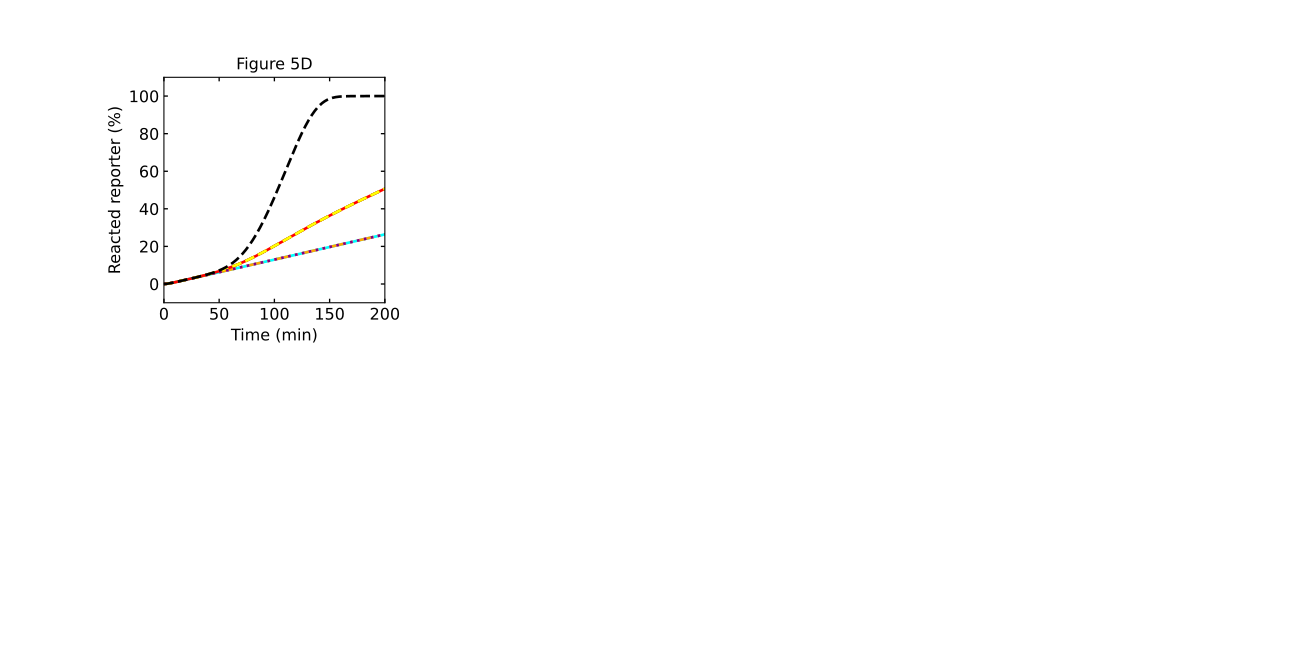

The Python source for this figure:
# -*- coding: utf-8 -*-
"""
Created on Wed Jul  6 14:55:40 2022

@author: tnm12
"""

import numpy as np
import matplotlib.pyplot as plt
from matplotlib.ticker import MaxNLocator

import sys
import Simulatorv2021 as RSDs #import version 2.0.2.1 of simulator
    
fs = 12

csl = ['aqua','green','orange','pink','red','yellow','purple','black']

'''
##############################################################################
Simulations
##############################################################################
'''

t_sim = np.linspace(0,6,1001)*3600 # seconds

k_txn = 0.0075 #transcription rate

REP_con=500

IN3 = [0,25, 0, 0,25,25, 0,25]
IN4 = [0, 0,25, 0,25, 0,25,25] #input template
IN5 = [0, 0, 0,25, 0,25,25,25]

plotType = ['-','--','-.',':','-','--',':','--']

model = RSDs.RSD_sim() # define the model instance

# specify species involved in the reaction
model.molecular_species('ag{5&4,1}',DNA_con=25)
model.molecular_species('ag{3&1,2}',DNA_con=25)
model.molecular_species('reporter{2}',DNA_con=REP_con)

model.global_rate_constants(ktxn=k_txn) #globally changes transcription rates

plt.subplot(2,4,1)
for n in range(len(IN3)):
    model.molecular_species('input{3}',DNA_con=IN3[n])
    model.molecular_species('input{4}',DNA_con=IN4[n])
    model.molecular_species('input{5}',DNA_con=IN5[n])
    
    # simulate the model (input is simulation time)
    model.simulate(t_sim)
    
    # pull out the species from the model solution to plot
    S2 = model.output_concentration('S{2}')
    
    fs = 12
    
    plt.plot(model.t/60,(S2/REP_con)*100,color=csl[n],linewidth=2,linestyle=plotType[n])

plt.xticks(fontsize=fs)
plt.yticks(fontsize=fs)
plt.ylim(-10,110)
plt.xlim(0,200)
ax1 = plt.gca()
ax1.xaxis.set_tick_params(which='both',size=3,width=1,direction='in',top='on')
#ax1.xaxis.set_major_locator(MaxNLocator(integer=True))
ax1.yaxis.set_tick_params(which='both',size=3,width=1,direction='in',right='on')
plt.xlabel('Time (min)',fontsize=fs)
plt.ylabel('Reacted reporter (%)',fontsize=fs)
plt.title('Figure 5D')
